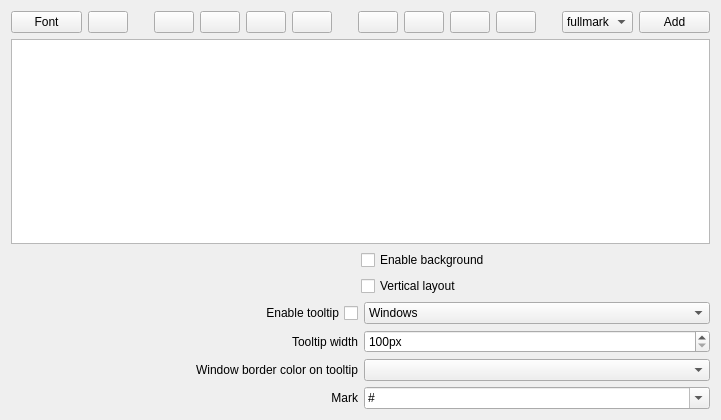
<?xml version="1.0" encoding="UTF-8"?>
<ui version="4.0">
 <class>ConfigWindow</class>
 <widget class="QWidget" name="ConfigWindow">
  <property name="geometry">
   <rect>
    <x>0</x>
    <y>0</y>
    <width>721</width>
    <height>420</height>
   </rect>
  </property>
  <property name="minimumSize">
   <size>
    <width>700</width>
    <height>320</height>
   </size>
  </property>
  <property name="windowTitle">
   <string notr="true">Widget</string>
  </property>
  <layout class="QGridLayout" name="gridLayout">
   <item row="9" column="0">
    <layout class="QHBoxLayout" name="layout_mark">
     <item>
      <widget class="QLabel" name="label_mark">
       <property name="text">
        <string>Mark</string>
       </property>
       <property name="alignment">
        <set>Qt::AlignRight|Qt::AlignTrailing|Qt::AlignVCenter</set>
       </property>
      </widget>
     </item>
     <item>
      <widget class="QComboBox" name="comboBox_mark">
       <property name="toolTip">
        <string>A mark which will be shown if this desktop is active</string>
       </property>
       <property name="editable">
        <bool>true</bool>
       </property>
       <item>
        <property name="text">
         <string notr="true">#</string>
        </property>
       </item>
       <item>
        <property name="text">
         <string notr="true">$</string>
        </property>
       </item>
       <item>
        <property name="text">
         <string notr="true">%</string>
        </property>
       </item>
       <item>
        <property name="text">
         <string notr="true">&amp;</string>
        </property>
       </item>
       <item>
        <property name="text">
         <string notr="true">*</string>
        </property>
       </item>
       <item>
        <property name="text">
         <string notr="true">@</string>
        </property>
       </item>
       <item>
        <property name="text">
         <string notr="true">¤</string>
        </property>
       </item>
       <item>
        <property name="text">
         <string notr="true">¶</string>
        </property>
       </item>
       <item>
        <property name="text">
         <string notr="true">·</string>
        </property>
       </item>
       <item>
        <property name="text">
         <string notr="true">º</string>
        </property>
       </item>
       <item>
        <property name="text">
         <string notr="true">×</string>
        </property>
       </item>
       <item>
        <property name="text">
         <string notr="true">†</string>
        </property>
       </item>
       <item>
        <property name="text">
         <string notr="true">•</string>
        </property>
       </item>
       <item>
        <property name="text">
         <string notr="true">(current)</string>
        </property>
       </item>
      </widget>
     </item>
    </layout>
   </item>
   <item row="0" column="0">
    <layout class="QHBoxLayout" name="layput_mainFormating">
     <item>
      <widget class="QPushButton" name="pushButton_font">
       <property name="text">
        <string>Font</string>
       </property>
      </widget>
     </item>
     <item>
      <widget class="QPushButton" name="pushButton_br">
       <property name="icon">
        <iconset theme="stock_text_indent">
         <normaloff>../awesome-widget</normaloff>../awesome-widget</iconset>
       </property>
      </widget>
     </item>
     <item>
      <spacer name="spacer_mainFormatingCenter1">
       <property name="orientation">
        <enum>Qt::Horizontal</enum>
       </property>
       <property name="sizeType">
        <enum>QSizePolicy::Fixed</enum>
       </property>
       <property name="sizeHint" stdset="0">
        <size>
         <width>20</width>
         <height>20</height>
        </size>
       </property>
      </spacer>
     </item>
     <item>
      <widget class="QPushButton" name="pushButton_bold">
       <property name="icon">
        <iconset theme="format-text-bold">
         <normaloff>../awesome-widget</normaloff>../awesome-widget</iconset>
       </property>
       <property name="shortcut">
        <string>Ctrl+B</string>
       </property>
      </widget>
     </item>
     <item>
      <widget class="QPushButton" name="pushButton_italic">
       <property name="icon">
        <iconset theme="format-text-italic">
         <normaloff>../awesome-widget</normaloff>../awesome-widget</iconset>
       </property>
       <property name="shortcut">
        <string>Ctrl+I</string>
       </property>
      </widget>
     </item>
     <item>
      <widget class="QPushButton" name="pushButton_underline">
       <property name="icon">
        <iconset theme="format-text-underline">
         <normaloff>../awesome-widget</normaloff>../awesome-widget</iconset>
       </property>
       <property name="shortcut">
        <string>Ctrl+U</string>
       </property>
      </widget>
     </item>
     <item>
      <widget class="QPushButton" name="pushButton_strike">
       <property name="icon">
        <iconset theme="format-text-strikethrough">
         <normaloff>../awesome-widget</normaloff>../awesome-widget</iconset>
       </property>
      </widget>
     </item>
     <item>
      <spacer name="spacer_mainFormatingCenter2">
       <property name="orientation">
        <enum>Qt::Horizontal</enum>
       </property>
       <property name="sizeType">
        <enum>QSizePolicy::Fixed</enum>
       </property>
       <property name="sizeHint" stdset="0">
        <size>
         <width>20</width>
         <height>20</height>
        </size>
       </property>
      </spacer>
     </item>
     <item>
      <widget class="QPushButton" name="pushButton_left">
       <property name="icon">
        <iconset theme="format-justify-left">
         <normaloff>../awesome-widget</normaloff>../awesome-widget</iconset>
       </property>
      </widget>
     </item>
     <item>
      <widget class="QPushButton" name="pushButton_center">
       <property name="icon">
        <iconset theme="format-justify-center">
         <normaloff>../awesome-widget</normaloff>../awesome-widget</iconset>
       </property>
      </widget>
     </item>
     <item>
      <widget class="QPushButton" name="pushButton_right">
       <property name="icon">
        <iconset theme="format-justify-right">
         <normaloff>../awesome-widget</normaloff>../awesome-widget</iconset>
       </property>
      </widget>
     </item>
     <item>
      <widget class="QPushButton" name="pushButton_fill">
       <property name="icon">
        <iconset theme="format-justify-fill">
         <normaloff>../awesome-widget</normaloff>../awesome-widget</iconset>
       </property>
      </widget>
     </item>
     <item>
      <spacer name="spacer_mainFormatingCenter3">
       <property name="orientation">
        <enum>Qt::Horizontal</enum>
       </property>
       <property name="sizeType">
        <enum>QSizePolicy::Fixed</enum>
       </property>
       <property name="sizeHint" stdset="0">
        <size>
         <width>20</width>
         <height>20</height>
        </size>
       </property>
      </spacer>
     </item>
     <item>
      <widget class="QComboBox" name="comboBox_tags">
       <property name="sizePolicy">
        <sizepolicy hsizetype="Expanding" vsizetype="Fixed">
         <horstretch>0</horstretch>
         <verstretch>0</verstretch>
        </sizepolicy>
       </property>
       <item>
        <property name="text">
         <string notr="true">fullmark</string>
        </property>
       </item>
       <item>
        <property name="text">
         <string notr="true">mark</string>
        </property>
       </item>
       <item>
        <property name="text">
         <string notr="true">name</string>
        </property>
       </item>
       <item>
        <property name="text">
         <string notr="true">number</string>
        </property>
       </item>
       <item>
        <property name="text">
         <string notr="true">total</string>
        </property>
       </item>
      </widget>
     </item>
     <item>
      <widget class="QPushButton" name="pushButton_tags">
       <property name="text">
        <string>Add</string>
       </property>
      </widget>
     </item>
    </layout>
   </item>
   <item row="1" column="0">
    <widget class="QTextEdit" name="textEdit_elements">
     <property name="lineWrapMode">
      <enum>QTextEdit::NoWrap</enum>
     </property>
     <property name="acceptRichText">
      <bool>false</bool>
     </property>
    </widget>
   </item>
   <item row="5" column="0">
    <layout class="QHBoxLayout" name="layout_tooltip">
     <item>
      <widget class="QLabel" name="label_tooltip">
       <property name="text">
        <string>Tooltip width</string>
       </property>
       <property name="alignment">
        <set>Qt::AlignRight|Qt::AlignTrailing|Qt::AlignVCenter</set>
       </property>
      </widget>
     </item>
     <item>
      <widget class="QSpinBox" name="spinBox_tooltip">
       <property name="suffix">
        <string>px</string>
       </property>
       <property name="minimum">
        <number>100</number>
       </property>
       <property name="maximum">
        <number>1000</number>
       </property>
       <property name="singleStep">
        <number>25</number>
       </property>
      </widget>
     </item>
    </layout>
   </item>
   <item row="6" column="0">
    <layout class="QHBoxLayout" name="layout_tooltipColor">
     <item>
      <widget class="QLabel" name="label_tooltipColor">
       <property name="text">
        <string>Window border color on tooltip</string>
       </property>
       <property name="alignment">
        <set>Qt::AlignRight|Qt::AlignTrailing|Qt::AlignVCenter</set>
       </property>
      </widget>
     </item>
     <item>
      <widget class="KColorCombo" name="kcolorcombo_tooltipColor"/>
     </item>
    </layout>
   </item>
   <item row="2" column="0">
    <layout class="QHBoxLayout" name="layout_background">
     <item>
      <spacer name="spacer_background">
       <property name="orientation">
        <enum>Qt::Horizontal</enum>
       </property>
       <property name="sizeHint" stdset="0">
        <size>
         <width>40</width>
         <height>20</height>
        </size>
       </property>
      </spacer>
     </item>
     <item>
      <widget class="QCheckBox" name="checkBox_background">
       <property name="sizePolicy">
        <sizepolicy hsizetype="Expanding" vsizetype="Fixed">
         <horstretch>0</horstretch>
         <verstretch>0</verstretch>
        </sizepolicy>
       </property>
       <property name="text">
        <string>Enable background</string>
       </property>
      </widget>
     </item>
    </layout>
   </item>
   <item row="3" column="0">
    <layout class="QHBoxLayout" name="layout_layout">
     <item>
      <spacer name="spacer_layout">
       <property name="orientation">
        <enum>Qt::Horizontal</enum>
       </property>
       <property name="sizeHint" stdset="0">
        <size>
         <width>40</width>
         <height>20</height>
        </size>
       </property>
      </spacer>
     </item>
     <item>
      <widget class="QCheckBox" name="checkBox_layout">
       <property name="sizePolicy">
        <sizepolicy hsizetype="Expanding" vsizetype="Fixed">
         <horstretch>0</horstretch>
         <verstretch>0</verstretch>
        </sizepolicy>
       </property>
       <property name="text">
        <string>Vertical layout</string>
       </property>
      </widget>
     </item>
    </layout>
   </item>
   <item row="4" column="0">
    <layout class="QHBoxLayout" name="layout_tooltip_2">
     <item>
      <widget class="QCheckBox" name="checkBox_tooltip">
       <property name="sizePolicy">
        <sizepolicy hsizetype="Expanding" vsizetype="Fixed">
         <horstretch>0</horstretch>
         <verstretch>0</verstretch>
        </sizepolicy>
       </property>
       <property name="layoutDirection">
        <enum>Qt::RightToLeft</enum>
       </property>
       <property name="text">
        <string>Enable tooltip</string>
       </property>
      </widget>
     </item>
     <item>
      <widget class="QComboBox" name="comboBox_tooltipType">
       <property name="sizePolicy">
        <sizepolicy hsizetype="Expanding" vsizetype="Fixed">
         <horstretch>0</horstretch>
         <verstretch>0</verstretch>
        </sizepolicy>
       </property>
       <item>
        <property name="text">
         <string>Windows</string>
        </property>
       </item>
       <item>
        <property name="text">
         <string>Contours</string>
        </property>
       </item>
       <item>
        <property name="text">
         <string>Clean desktop</string>
        </property>
       </item>
      </widget>
     </item>
    </layout>
   </item>
  </layout>
 </widget>
 <customwidgets>
  <customwidget>
   <class>KColorCombo</class>
   <extends>QComboBox</extends>
   <header>kcolorcombo.h</header>
  </customwidget>
 </customwidgets>
 <resources/>
 <connections/>
</ui>
